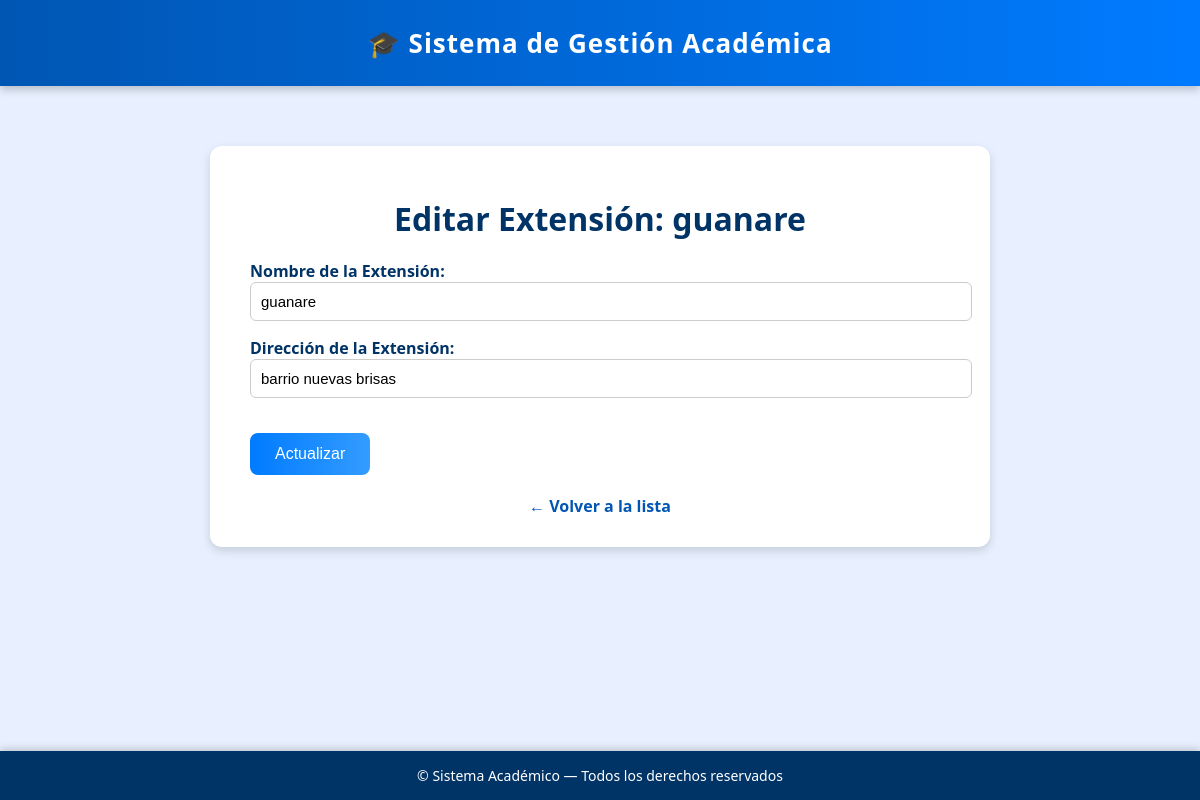
Screenshot of /extensiones/editar/2/ (signed in) with the database file from the repository.
### estudiantes/models.py (models this page shows, shortened)
class Extension(models.Model):
    nombre_extension = models.CharField(max_length=100)
    direccion_extension = models.CharField(max_length=200, blank=True)

### estudiantes/views.py (the view)
# urls.py: path('extensiones/editar/<int:id>/', views.editar_extension, name='editar_extension'),
def editar_extension(request, id):
    if not solo_admin(request):
        messages.error(request, "No tienes permisos para editar extensiones.")
        return redirect('listar_extensiones')
    extension = get_object_or_404(Extension, id=id)
    if request.method == 'POST':
        form = ExtensionForm(request.POST, instance=extension)
        if form.is_valid():
            form.save()
            messages.success(request, 'Extensión actualizada correctamente.')
            return redirect('listar_extensiones')
    else:
        form = ExtensionForm(instance=extension)
    return render(request, 'editar_extension.html', {'form': form, 'extension': extension})

### estudiantes/forms.py
class ExtensionForm(forms.ModelForm):
    class Meta:
        model = Extension
        fields = ['nombre_extension', 'direccion_extension']
        labels = {
            'nombre_extension': 'Nombre de la Extensión',
            'direccion_extension': 'Dirección de la Extensión'
        }

### estudiantes/views.py (called while the page is built)
def user_role(request):
    return request.session.get('usuario_rol', None)

def solo_admin(request):
    return user_role(request) == "Administrador"

### estudiantes/templates/editar_extension.html (shortened to what this page needs)
<!DOCTYPE html>
<html lang="es">
<head>
</head>
<body>
    <header>
        <strong>🎓 Sistema de Gestión Académica</strong>
    </header>
    <main>
        <h1>Editar Extensión: {{ extension.nombre_extension }}</h1>
        <form id="formEditarExtension" method="POST" novalidate>
            {{ form.as_p }}
            <button type="submit">Actualizar</button>
        </form>
        <div style="text-align:center;">
            <a href="{% url 'listar_extensiones' %}">← Volver a la lista</a>
        </div>
    </main>
    <footer>
        &copy; {{ now|date:"Y" }} Sistema Académico — Todos los derechos reservados
    </footer>
</body>
</html>

### estudiantes/templates/editar_extension.html (style rules this page uses)
body { font-family: "Segoe UI", Tahoma, Geneva, Verdana, sans-serif; background-color: #e8f0ff; margin: 0; padding: 0; color: #333; }
header { background: linear-gradient(90deg, #0056b3, #007bff); color: white; text-align: center; padding: 25px 0; font-size: 26px; letter-spacing: 1px; box-shadow: 0 4px 8px rgba(0, 0, 0, 0.2); }
main { max-width: 700px; margin: 60px auto 100px; background: #ffffff; padding: 30px 40px; border-radius: 12px; box-shadow: 0 4px 10px rgba(0,0,0,0.15); }
h1 { color: #003366; text-align: center; margin-bottom: 20px; }
form p { margin-bottom: 15px; }
label { font-weight: bold; color: #003366; }
input[type="text"], input[type="email"], input[type="number"], select { width: 100%; padding: 10px; border: 1px solid #ccc; border-radius: 6px; font-size: 15px; transition: border-color 0.3s; }
button { margin-top: 20px; padding: 12px 25px; border: none; border-radius: 8px; background: linear-gradient(90deg, #007bff, #339cff); color: white; font-size: 16px; cursor: pointer; transition: transform 0.2s, background 0.3s; }
a { display: inline-block; margin-top: 20px; text-decoration: none; color: #0056b3; font-weight: bold; }
footer { background-color: #003366; color: #ffffff; text-align: center; padding: 15px 0; font-size: 14px; position: fixed; bottom: 0; width: 100%; box-shadow: 0 -2px 8px rgba(0, 0, 0, 0.2); }

### rows the page displays
Extension: nombre_extension "guanare", direccion_extension "barrio nuevas brisas"
